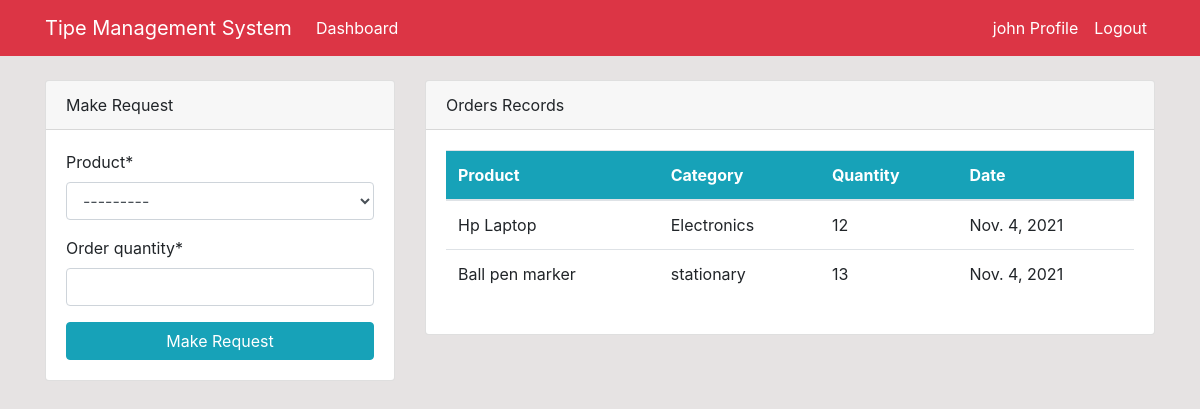
Page /dashboard (signed in) on the committed database.
### dashboard/models.py (models this page shows, shortened)
class Order(models.Model):
    product = models.ForeignKey(Product,on_delete= models.CASCADE,null=True)
    staff = models.ForeignKey(User,models.CASCADE,null=True)
    order_quantity = models.PositiveIntegerField(null=True)
    date = models.DateField(auto_now_add=True)
    class Meta:
        verbose_name_plural = 'Order'

class Product(models.Model):
    name = models.CharField(max_length=25,null=True)
    category = models.CharField(max_length=25,choices=CATEGORY,null=True)
    quantity = models.PositiveBigIntegerField(null=True)
    class Meta:
        verbose_name_plural = 'Staff Product'
    def __str__(self):
        return f'{self.name} - {self.quantity}'

### dashboard/views.py (the view)
# urls.py: path('dashboard',views.index ,name="index"),
@login_required(login_url = 'account:login')
def index(request):
    orders = Order.objects.all()
    products = Product.objects.all()
    workers_count = User.objects.all().count()
    if request.method == 'POST':
        form = OrderForm(request.POST)
        if form.is_valid():
            post = form.save(commit=False)
            post.staff= request.user
            post.save()
            return redirect('dashboard:index')
    else:
        form = OrderForm()
    context = {
        'orders': orders,
        'form': form,
        'products': products,
        'workers_count': workers_count
    }
    return render(request, 'dashboard/index.html', context)

### dashboard/forms.py
class OrderForm(forms.ModelForm):
    class Meta:
        model = Order
        fields = ['product','order_quantity']

### templates/dashboard/index.html (shortened to what this page needs)
{% extends 'base.html' %}
{% block content %}
{% if user.is_authenticated and user.is_staff and user.is_superuser %}
{% include 'partials/topnav.html' %}
    <div class="container">
        <div class="row my-5">
            <div class="col-md-6">
                <div class="bg-white">
                    <canvas id="myChart1" width="400" height="300"></canvas>
                    <script>
                        var ctx = document.getElementById('myChart1').getContext('2d');
                        var myChart1 = new Chart(ctx, {
                            type: 'pie',
                            data: {
                                labels: [{% for order in orders %} '{{ order.product.name }}' , {% endfor %}],
                                datasets: [{
                                    label: 'Products',
                                    data: [{% for order in orders %} {{ order.order_quantity }} , {% endfor %}],
                                    backgroundColor: [
                                        'rgba(255, 99, 132, 1)',
                                        'rgba(54, 162, 235, 1)',
                                        'rgba(255, 206, 86, 1)',
                                        'rgba(75, 192, 192, 1)',
                                        'rgba(153, 102, 255, 1)',
                                        'rgba(255, 159, 64, 1)'
                                    ],
                                    borderColor: [
                                        'rgba(255, 99, 132, 1)',
                                        'rgba(54, 162, 235, 1)',
                                        'rgba(255, 206, 86, 1)',
                                        'rgba(75, 192, 192, 1)',
                                        'rgba(153, 102, 255, 1)',
                                        'rgba(255, 159, 64, 1)'
                                    ],
                                    borderWidth: 1
                                }]
                            },
                            options: {
                                scales: {
                                    yAxes: [{
                                        ticks: {
                                            beginAtZero: true
                                        }
                                    }]
                                }
                            }
                        });
                    </script>
                </div>
            </div>
            <div class="col-md-6">
                <div class="bg-white">
                    <canvas id="myChart" width="400" height="300"></canvas>
                    <script>
                        var ctx = document.getElementById('myChart').getContext('2d');
                        var myChart = new Chart(ctx, {
                            type: 'bar',
                            data: {
                                labels: [{% for product in products %} '{{ product.name }}' , {% endfor %}],
                                datasets: [{
                                    label: 'Products',
                                    data: [{%for product in products %} {{ product.quantity }} , {% endfor %}],
                                    backgroundColor: [
                                        'rgba(255, 99, 132, 1)',
                                        'rgba(54, 162, 235, 1)',
                                        'rgba(255, 206, 86, 1)',
                                        'rgba(75, 192, 192, 1)',
                                        'rgba(153, 102, 255, 1)',
                                        'rgba(255, 159, 64, 1)'
                                    ],
                                    borderColor: [
                                        'rgba(255, 99, 132, 1)',
                                        'rgba(54, 162, 235, 1)',
                                        'rgba(255, 206, 86, 1)',
                                        'rgba(75, 192, 192, 1)',
                                        'rgba(153, 102, 255, 1)',
                                        'rgba(255, 159, 64, 1)'
                                    ],
                                    borderWidth: 1
                                }]
                            },
                            options: {
                                scales: {
                                    yAxes: [{
                                        ticks: {
                                            beginAtZero: true
                                        }
                                    }]
                                }
                            }
                        });
                    </script>
                </div>
            </div>
        </div>
    </div>
{% else %}
        {% include 'dashboard/staff_index.html' %}
{% endif %}
{% endblock %}

### templates/partials/nav.html (shortened to what this page needs)
 <nav class="navbar navbar-expand-lg navbar-danger bg-danger">
    <div class="container">
        <a class="navbar-brand text-white" href="{% url 'dashboard:index' %}">Tipe Management System</a>
        <div class="collapse navbar-collapse" id="navbarSupportedContent">
            <ul class="navbar-nav mr-auto">
                <li class="nav-item active">
                    <a class="nav-link text-white" href="{% url 'dashboard:index' %}">Dashboard </a>
                </li>
            </ul>
            {% if user.is_authenticated %}
            <ul class="navbar-nav ml-auto">
                <li class="nav-item active">
                    <a class="nav-link text-white" href="{% url 'account:profile' %}">{{ user.username }} Profile </a>
                </li>
                <li class="nav-item">
                    <a class="nav-link text-white" href="{% url 'account:logout' %}">Logout</a>
                </li>
            </ul>
            {% endif %}
        </div>
    </div>
</nav>

### templates/dashboard/staff_index.html (shortened to what this page needs)
{% load crispy_forms_tags %}
<div class="container">
    <div class="row mt-4">
        <div class="col-md-4">
            <div class="card">
                <div class="card-header">
                    Make Request
                </div>
                <div class="card-body">
                    <form method="POST">
                        {{ form|crispy }}
                        <input class="btn btn-info btn-block" type="submit" value="Make Request">
                    </form>
                </div>
            </div>
        </div>
        <div class="col-md-8">
            <div class="card">
                <div class="card-header">
                    Orders Records
                </div>
                <div class="card-body">
                    <table class="table bg-white">
                        <thead class="bg-info text-white">
                            <tr>
                                <th scope="col">Product</th>
                                <th scope="col">Category</th>
                                <th scope="col">Quantity</th>
                                <th scope="col">Date</th>
                            </tr>
                        </thead>
                        <tbody>
                            {% for order in orders %}
                            {% if order.staff == user %}
                            <tr>
                                <td>{{order.product.name}}</td>
                                <td>{{ order.product.category }}</td>
                                <td>{{ order.order_quantity }}</td>
                                <td>{{ order.date }}</td>
                            </tr>
							{% endif %}
                            {% endfor %}
                        </tbody>
                    </table>
                </div>
            </div>
        </div>
    </div>
</div>

### static/css/style.css (style rules this page uses)
body { background: rgb(230, 227, 227); }

### rows in the picture
Order: product.name "Hp Laptop", product.category "Electronics", order_quantity "12", date "Nov. 4, 2021"
Order: product.name "Ball pen marker", product.category "stationary", order_quantity "13", date "Nov. 4, 2021"

### other values in the picture
{{ user.username }} "john"
